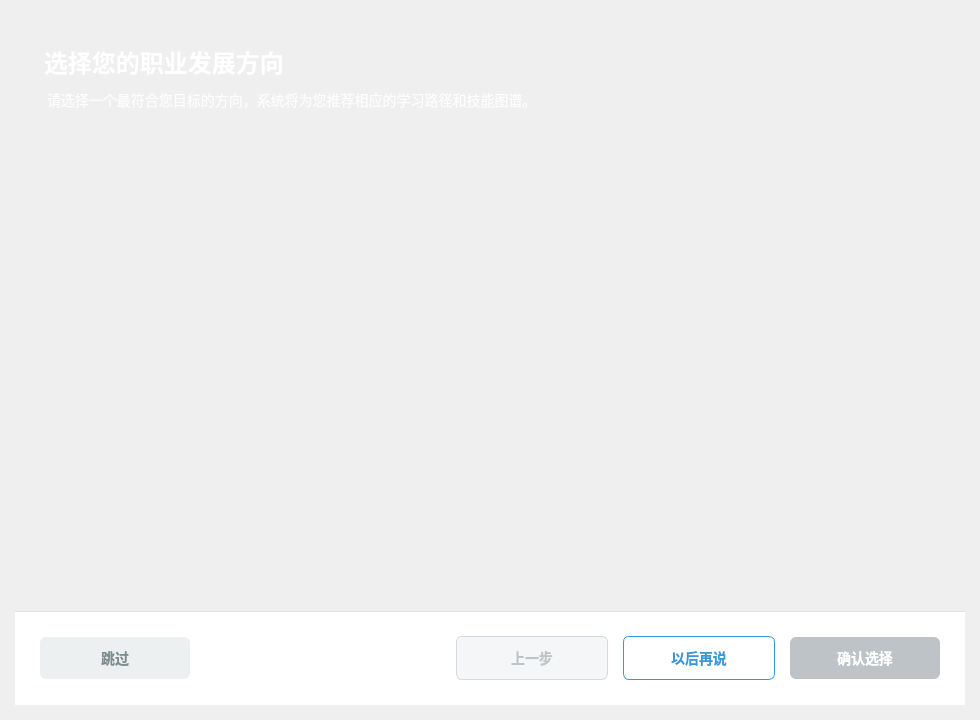
<?xml version="1.0" encoding="UTF-8"?>
<ui version="4.0">
 <class>CareerSelectionDialog</class>
 <widget class="QDialog" name="CareerSelectionDialog">
  <property name="geometry">
   <rect>
    <x>0</x>
    <y>0</y>
    <width>980</width>
    <height>720</height>
   </rect>
  </property>
  <property name="sizePolicy">
   <sizepolicy hsizetype="Expanding" vsizetype="Expanding">
    <horstretch>0</horstretch>
    <verstretch>0</verstretch>
   </sizepolicy>
  </property>
  <property name="minimumSize">
   <size>
    <width>920</width>
    <height>680</height>
   </size>
  </property>
  <property name="windowTitle">
   <string>选择职业发展方向</string>
  </property>
  <property name="windowIcon">
   <iconset>
    <normaloff>:/icons/career.png</normaloff>:/icons/career.png</iconset>
  </property>
  <property name="styleSheet">
   <string notr="true">QDialog {
    background: qlineargradient(x1:0, y1:0, x2:1, y2:1,
                                stop:0 #f0f9ff, 
                                stop:0.5 #e6f3fe,
                                stop:1 #d9ecff);
    font-family: 'Microsoft YaHei', 'Segoe UI', sans-serif;
}

QFrame#headerFrame {
    background: qlineargradient(x1:0, y1:0, x2:1, y2:0,
        stop:0 #3498db, stop:1 #2c3e50);
    border-radius: 8px;
    padding: 20px;
}

QLabel#titleLabel {
    font-size: 24px;
    font-weight: bold;
    color: white;
    padding: 0;
}

QLabel#descriptionLabel {
    font-size: 14px;
    color: rgba(255, 255, 255, 0.9);
    padding: 5px 0 0 0;
}

QFrame#contentFrame {
    background-color: white;
    border-radius: 8px;
    border: 1px solid #e0e0e0;
}

QScrollArea {
    border: none;
    background: transparent;
}

QWidget#scrollContent {
    background: transparent;
}

QFrame.careerItem {
    border: 2px solid #e0e0e0;
    border-radius: 8px;
    background: white;
    padding: 15px;
    margin: 5px;
}

QFrame.careerItem:hover {
    border-color: #3498db;
    background-color: #f8fafc;
}

QFrame.careerItem[selected=&quot;true&quot;] {
    border-color: #2ecc71;
    border-width: 3px;
    background-color: #f0f9ff;
}

QLabel.iconLabel {
    font-size: 32px;
    qproperty-alignment: AlignCenter;
}

QLabel.nameLabel {
    font-size: 16px;
    font-weight: bold;
    color: #2c3e50;
}

QLabel.descLabel {
    font-size: 13px;
    color: #7f8c8d;
    line-height: 1.4;
}

QRadioButton.recommendRadio {
    font-size: 12px;
    color: #e74c3c;
    font-weight: bold;
}

QFrame#footerFrame {
    background-color: white;
    border-top: 1px solid #e0e0e0;
    padding: 15px;
}

QPushButton {
    font-size: 14px;
    font-weight: bold;
    padding: 10px 25px;
    border-radius: 6px;
    border: none;
    min-width: 100px;
}

QPushButton#skipButton {
    background-color: #ecf0f1;
    color: #7f8c8d;
}

QPushButton#skipButton:hover {
    background-color: #d5dbdb;
}

QPushButton#previousButton {
    background-color: transparent;
    color: #5d6d7e;
    border: 1px solid #aeb6bf;
}

QPushButton#previousButton:hover {
    background-color: #ecf0f1;
}

QPushButton#previousButton:disabled {
    background-color: #f4f6f7;
    color: #bdc3c7;
    border: 1px solid #d5d8dc;
}

QPushButton#confirmButton {
    background-color: #2ecc71;
    color: white;
}

QPushButton#confirmButton:hover {
    background-color: #27ae60;
}

QPushButton#confirmButton:disabled {
    background-color: #bdc3c7;
}

QPushButton#settingsButton {
    background-color: transparent;
    color: #3498db;
    border: 1px solid #3498db;
}

QPushButton#settingsButton:hover {
    background-color: #3498db;
    color: white;
}

QPushButton#laterButton {
    background-color: transparent;
    color: #7f8c8d;
    border: 1px solid #bdc3c7;
}

QPushButton#laterButton:hover {
    background-color: #ecf0f1;
}</string>
  </property>
  <layout class="QVBoxLayout" name="verticalLayout">
   <property name="spacing">
    <number>0</number>
   </property>
   <property name="leftMargin">
    <number>15</number>
   </property>
   <property name="topMargin">
    <number>15</number>
   </property>
   <property name="rightMargin">
    <number>15</number>
   </property>
   <property name="bottomMargin">
    <number>15</number>
   </property>
   <item>
    <layout class="QVBoxLayout" name="verticalLayout_3">
     <item>
      <widget class="QFrame" name="headerFrame">
       <property name="frameShape">
        <enum>QFrame::Shape::StyledPanel</enum>
       </property>
       <property name="frameShadow">
        <enum>QFrame::Shadow::Raised</enum>
       </property>
       <layout class="QVBoxLayout" name="verticalLayout_2">
        <property name="spacing">
         <number>5</number>
        </property>
        <item>
         <widget class="QLabel" name="titleLabel">
          <property name="text">
           <string>选择您的职业发展方向</string>
          </property>
         </widget>
        </item>
        <item>
         <widget class="QLabel" name="descriptionLabel">
          <property name="text">
           <string>请选择一个最符合您目标的方向，系统将为您推荐相应的学习路径和技能图谱。</string>
          </property>
          <property name="wordWrap">
           <bool>true</bool>
          </property>
         </widget>
        </item>
       </layout>
      </widget>
     </item>
     <item>
      <widget class="QStackedWidget" name="contentStack">
       <property name="sizePolicy">
        <sizepolicy hsizetype="Expanding" vsizetype="Expanding">
         <horstretch>0</horstretch>
         <verstretch>0</verstretch>
        </sizepolicy>
       </property>
       <property name="currentIndex">
        <number>0</number>
       </property>
       <widget class="QWidget" name="page_3">
        <layout class="QVBoxLayout" name="page3Layout">
         <property name="leftMargin">
          <number>0</number>
         </property>
         <property name="topMargin">
          <number>0</number>
         </property>
         <property name="rightMargin">
          <number>0</number>
         </property>
         <property name="bottomMargin">
          <number>0</number>
         </property>
         <item>
          <widget class="QScrollArea" name="mainScrollArea">
           <property name="sizePolicy">
            <sizepolicy hsizetype="Expanding" vsizetype="Expanding">
             <horstretch>0</horstretch>
             <verstretch>0</verstretch>
            </sizepolicy>
           </property>
           <property name="widgetResizable">
            <bool>true</bool>
           </property>
           <widget class="QWidget" name="scrollAreaWidgetContents">
            <property name="geometry">
             <rect>
              <x>0</x>
              <y>0</y>
              <width>948</width>
              <height>460</height>
             </rect>
            </property>
           </widget>
          </widget>
         </item>
        </layout>
       </widget>
       <widget class="QWidget" name="page_5">
        <layout class="QVBoxLayout" name="page5Layout">
         <property name="leftMargin">
          <number>0</number>
         </property>
         <property name="topMargin">
          <number>0</number>
         </property>
         <property name="rightMargin">
          <number>0</number>
         </property>
         <property name="bottomMargin">
          <number>0</number>
         </property>
         <item>
          <widget class="QScrollArea" name="backendScrollArea">
           <property name="widgetResizable">
            <bool>true</bool>
           </property>
           <widget class="QWidget" name="scrollAreaWidgetContents_2">
            <property name="geometry">
             <rect>
              <x>0</x>
              <y>0</y>
              <width>100</width>
              <height>30</height>
             </rect>
            </property>
           </widget>
          </widget>
         </item>
        </layout>
       </widget>
       <widget class="QWidget" name="page_4">
        <layout class="QVBoxLayout" name="page4Layout">
         <property name="leftMargin">
          <number>0</number>
         </property>
         <property name="topMargin">
          <number>0</number>
         </property>
         <property name="rightMargin">
          <number>0</number>
         </property>
         <property name="bottomMargin">
          <number>0</number>
         </property>
         <item>
          <widget class="QScrollArea" name="frontendScrollArea">
           <property name="sizePolicy">
            <sizepolicy hsizetype="Expanding" vsizetype="Expanding">
             <horstretch>0</horstretch>
             <verstretch>0</verstretch>
            </sizepolicy>
           </property>
           <property name="widgetResizable">
            <bool>true</bool>
           </property>
           <widget class="QWidget" name="scrollAreaWidgetContents_3">
            <property name="geometry">
             <rect>
              <x>0</x>
              <y>0</y>
              <width>100</width>
              <height>30</height>
             </rect>
            </property>
           </widget>
          </widget>
         </item>
        </layout>
       </widget>
      </widget>
     </item>
     <item>
      <widget class="QFrame" name="footerFrame">
       <property name="frameShape">
        <enum>QFrame::Shape::StyledPanel</enum>
       </property>
       <property name="frameShadow">
        <enum>QFrame::Shadow::Raised</enum>
       </property>
       <layout class="QHBoxLayout" name="horizontalLayout">
        <property name="spacing">
         <number>15</number>
        </property>
        <item>
         <widget class="QPushButton" name="skipButton">
          <property name="text">
           <string>跳过</string>
          </property>
         </widget>
        </item>
        <item>
         <spacer name="horizontalSpacer">
          <property name="orientation">
           <enum>Qt::Orientation::Horizontal</enum>
          </property>
          <property name="sizeHint" stdset="0">
           <size>
            <width>40</width>
            <height>20</height>
           </size>
          </property>
         </spacer>
        </item>
        <item>
         <widget class="QPushButton" name="previousButton">
          <property name="enabled">
           <bool>false</bool>
          </property>
          <property name="text">
           <string>上一步</string>
          </property>
         </widget>
        </item>
        <item>
         <widget class="QPushButton" name="settingsButton">
          <property name="text">
           <string>以后再说</string>
          </property>
         </widget>
        </item>
        <item>
         <widget class="QPushButton" name="confirmButton">
          <property name="enabled">
           <bool>false</bool>
          </property>
          <property name="text">
           <string>确认选择</string>
          </property>
         </widget>
        </item>
       </layout>
      </widget>
     </item>
    </layout>
   </item>
  </layout>
 </widget>
 <resources/>
 <connections/>
</ui>
